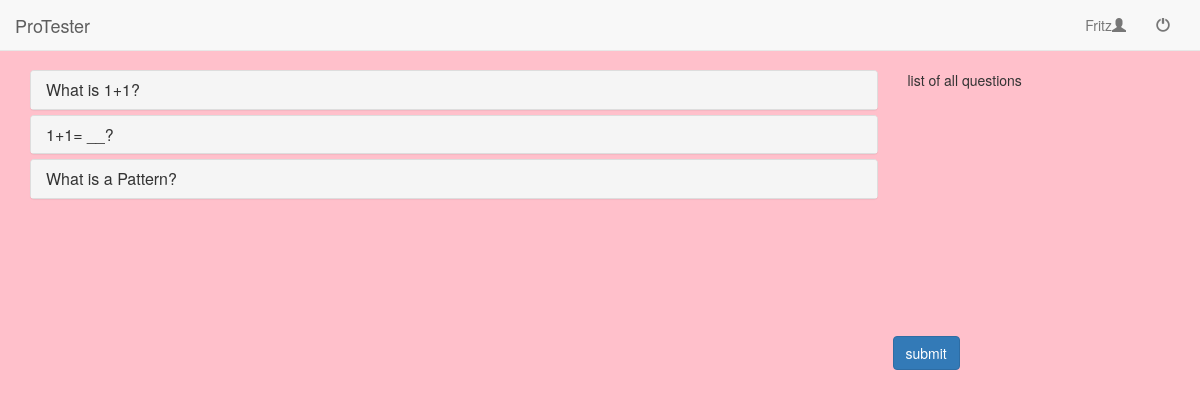
Page /server/view/AnswerTestView.php?TestTemplateID=1 (signed in) on the earlier database version.
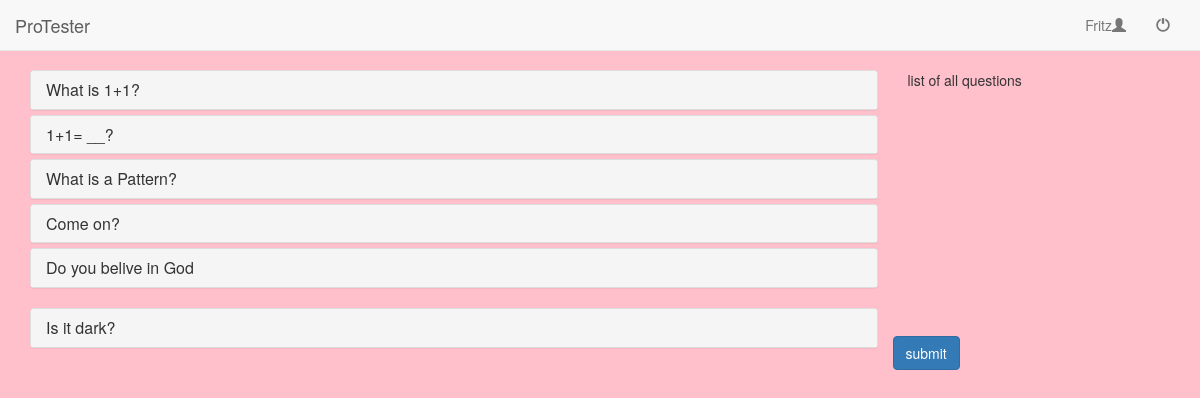
Same page on the later database version.
### tables this page shows
CREATE TABLE IF NOT EXISTS `Question` (
`QuestionID` int(10) NOT NULL,
  `TestTemplateID` int(10) NOT NULL,
  `Text` text NOT NULL,
  `Solution` text,
  `AnswerSet` text,
  `SolutionSet` varchar(255) DEFAULT NULL,
  `Max points` int(10) NOT NULL,
  `Discriminator` set('Closed','Gap','Open') NOT NULL DEFAULT 'Closed'
);

### server/model/TestTemplate.php (called while the page is built, shortened)
<?php
require_once (realpath ( dirname ( __FILE__ ) ) . '/Question.php');
class TestTemplate {
	private $_testTemplateID;
	public function __construct($id) {
		$mysqli = DBController::getConnection ();
		$query = 'SELECT * FROM TestTemplate WHERE TestTemplateID="' . $id . '";';
		if ($result = $mysqli->query ( $query )) {
			$row = $result->fetch_array ( MYSQLI_ASSOC );
			$this->_testTemplateID = $row ['TestTemplateID'];
		} else {
			echo "<script>console.log(\"" . __CLASS__ . "->" . __METHOD__ . " failed DB response\")</script>";
		}
	}
	public function getQuestions() {
		$mysqli = DBController::getConnection ();
		$query = 'SELECT QuestionID FROM Question	WHERE TestTemplateID="' . $this->_testTemplateID . '" ORDER BY QuestionID';
		$questions = array ();
		if ($result = $mysqli->query ( $query )) {
			while ( $row = $result->fetch_array ( MYSQLI_ASSOC ) ) {
				array_push ( $questions, Question::getQuestion ( $row ['QuestionID'] ) );
			}
		} else {
			echo "<script>console.log(\"" . __CLASS__ . "->" . __METHOD__ . " failed DB response\")</script>";
		}
		return $questions;
	}
	public function answerableFor($person) {
		$mysqli = DBController::getConnection ();
		$result = $mysqli->query ( 'SELECT PersonID FROM Person_Course as p JOIN TestTemplate as t
				ON p.CourseID=t.CourseID AND p.GroupID=t.GroupID
				WHERE TestTemplateID="' . $this->_testTemplateID . '" AND Discriminator="hears" AND PersonID="' . $person->getID () . '"' );
		if ($row = $result->fetch_array ( MYSQLI_ASSOC )['PersonID']) {
			return true;
		} else {
			return false;
		}
	}
}
?>

### server/model/Person.php (called while the page is built, shortened)
<?php
class Person {
	private $_personID;
	public function __construct($id) {
		$mysqli = DBController::getConnection ();
		if ($result = $mysqli->query ( 'SELECT * FROM Person WHERE PersonID="' . $id . '"' )) {
			$row = $result->fetch_array ( MYSQLI_ASSOC );
			$this->_personID = $row ['PersonID'];
		} else {
			echo "<script>console.log(\"" . __CLASS__ . "->" . __METHOD__ . " failed DB response\")</script>";
		}
	}
	public function getID() {
		return $this->_personID;
	}
}
?>

### server/model/Question.php (called while the page is built, shortened)
<?php
require_once (realpath ( dirname ( __FILE__ ) ) . '/TestTemplate.php');
class Question {
	private $_text;
	public function __construct($id) {
		$mysqli = DBController::getConnection ();
		if ($result = $mysqli->query ( 'SELECT * FROM Question WHERE QuestionID="' . $id . '";' )) {
			$row = $result->fetch_array ( MYSQLI_ASSOC );
			$this->_text = $row ['Text'];
		} else {
			echo "<script>console.log(\"" . __CLASS__ . "->" . __METHOD__ . " failed DB response\")</script>";
		}
	}
	public function getText() {
		return $this->_text;
	}
	public static function getQuestion($id) {
		$mysqli = DBController::getConnection ();
		if ($result = $mysqli->query ( 'SELECT Discriminator FROM Question WHERE QuestionID="' . $id . '";' )) {
			$row = $result->fetch_array ( MYSQLI_ASSOC );
			switch ($row ['Discriminator']) {
				case "Closed" :
					$question = new ClosedQuestion ( $id );
					break;
				case "Gap" :
					$question = new GapQuestion ( $id );
					break;
				case "Open" :
					$question = new OpenQuestion ( $id );
					break;
			}
		} else {
			echo "<script>console.log(\"" . __CLASS__ . "->" . __METHOD__ . " failed DB response\")</script>";
		}
		return $question;
	}
}
class ClosedQuestion extends Question {
	public function __construct($id) {
		parent::__construct ( $id );
	}
}
class GapQuestion extends Question {
	public function __construct($id) {
		parent::__construct ( $id );
	}
}
class OpenQuestion extends Question {
	public function __construct($id) {
		parent::__construct ( $id );
		$mysqli = DBController::getConnection ();
		$result = $mysqli->query ( "SELECT Solution FROM Question WHERE QuestionID=" . $id );
		$row = $result->fetch_array ( MYSQLI_ASSOC );
	}
}
?>

### server/view/AnswerTestView.php (the view, shortened to what this page needs)
<?php
require_once (realpath ( dirname ( __FILE__ ) ) . '/../model/TestTemplate.php');
include_once 'TestViewer.php';
class AnswerTestView extends TestViewer {
	protected function content($test) {
		$person = new Person ( $_SESSION ['ID']);
		if ($test->answerableFor ( $person )) {
			$questions = $test->getQuestions ();
			echo '<form action="../controller/AnswerPointController.php" method="POST">
						<div class="container">
						<div class="row">
						<div class="col-md-9 col-xs-8">
						<div class="panel-group">';
			$i = 0;
			foreach ( $questions as $question ) {
				if ( $i++ % 5==0 && $i!=1) {
					echo '</div>
					<div class="panel-group">';
				}
				echo  '<div class="panel panel-default">
				<a class="panel-default" data-toggle="collapse"
						href="#collapse'.$i.'">
								<div class="panel-heading">
								<h4 class="panel-title">'.$question->getText () .'</h4>
								</div>
								</a>
								<div id="collapse'.$i.'" class="panel-collapse collapse">
								<div class="panel-body">';
				echo '</div></div></div>';
			}
			echo '</div></div>';
			$this->printSidebar();
			echo '</form>';
		} else {
			echo "<h1>You have no Permission to see this results, please login again</h1>";
		}
	}
	protected function printSidebar($questions=NULL,$buttons=NULL){
		$buttons = '<button type="button" class="btn btn-primary" data-toggle="modal" data-target="#submit">submit</button>';
		parent::printSidebar("list of all questions", $buttons);
	}
}
if (isset ( $_GET ['TestTemplateID'] )) {
	new AnswerTestView ( new TestTemplate ( $_SESSION ['TestTemplateID'] ) );
} else {
	require_once (realpath ( dirname ( __FILE__ ) ) . '/../controller/LoginController.php');
}
?>

### server/view/View.php (shortened to what this page needs)
<?php
class View {
	protected $title = '';
	protected function header() {
		echo '<!DOCTYPE html>
		<html>
		<head>
		<meta charset="utf-8">
		<meta http-equiv="X-UA-Compatible" content="IE=edge">
		<title>' . $this->title . '</title>
		<link rel="stylesheet"
				href="' . PATH . 'client/bootstrap/css/bootstrap.min.css">
		<link rel="stylesheet" type="text/css"
						href="' . PATH . 'client/navbar_mod.css">
		<link rel="stylesheet" type="text/css"
						href="' . PATH . 'client/main.css">
						</head>
						<body>';
		include 'navbar.php';
	}
	protected function footer() {
		echo '<script src="' . PATH . 'client/jquery-2.1.1-min.js"
				type="text/javascript"></script>
				<script src="' . PATH . 'client/bootstrap/js/bootstrap.min.js"
						type="text/javascript"></script>
				<script src="' . PATH . 'client/main.js"
						type="text/javascript"></script>
						</body>
						</html>';
	}
}
?>

### server/view/navbar.php
<nav class="navbar navbar-fixed-top navbar-default" role="navigation">
	<div class="container-fluid">
		<a class="navbar-brand" href="<?php echo PATH; ?>server/controller/LoginController.php">ProTester</a>
		<div class="navbar-header navbar-right">
			<ul class="nav navbar-nav">
				<?php
				if( isset($_SESSION['ID'])){
					echo '<li><a href="'.PATH.'server/controller/LoginController.php"> '.$_SESSION['username'].'<span class="glyphicon glyphicon-user"
						aria-hidden="true"></span></a></li>';
					echo '<li><a href="'. PATH . 'server/controller/LogoutController.php"><span class="glyphicon glyphicon-off"
						aria-hidden="true"></span></a></li>';
				}
				?>
			</ul>
		</div>
	</div>
</nav>

### server/view/TestViewer.php (shortened to what this page needs)
<?php
include_once 'View.php';
abstract class TestViewer extends View {
	public function __construct($test) {
		parent::header ();
		$this->content ( $test );
		parent::footer ();
	}
	protected function printSidebar($questionanchors,$buttons) {
		echo '<div class="col-md-3 col-xs-4" style="height: 300px;">
				<div style="position: fixed;"><div>';
		echo $questionanchors.'</div></div>
				<div style="position: absolute; bottom: 0; left: 0;">';
		echo $buttons.'</div></div>';
	}
}

### client/navbar_mod.css (style rules this page uses)
body { padding-top: 70px; background-color:pink; }

Differences in the rows shown:
added question: Text "Come on?"
added question: Text "Do you belive in God"
added question: Text "Is it dark?"
